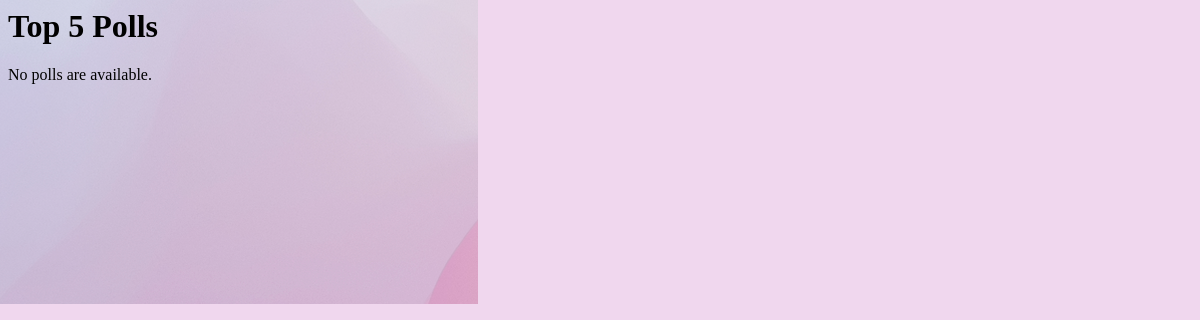
/polls/, run on an earlier commit of the app's database.
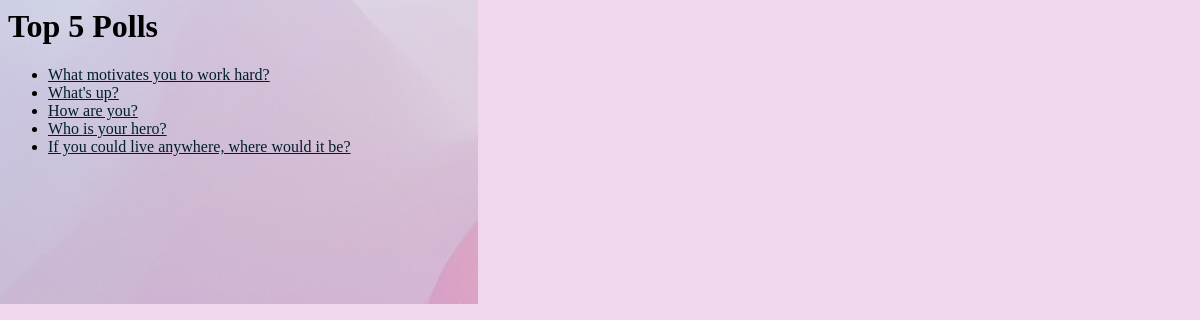
And on a later commit of the database.
### polls/models.py (models this page shows, shortened)
class Question(models.Model):
    question_text = models.CharField(max_length=200)
    pub_date = models.DateTimeField('date published')

### polls/views.py (the view)
# urls.py: path('', views.IndexView.as_view(), name='index'),
class IndexView(generic.ListView):
    template_name = 'polls/index.html'
    context_object_name = 'latest_question_list'
    def get_queryset(self):
        return Question.objects.filter(
            pub_date__lte=timezone.now()
        ).order_by('-pub_date')[:5]

### polls/templates/polls/index.html (shortened to what this page needs)
{% load static %}
<link rel="stylesheet" type="text/css" href="{% static 'polls/style.css' %}">
<!DOCTYPE html>
<html>
<head>
</head>
<body>
    <h1>Top 5 Polls</h1>
    {% if latest_question_list %}
        <ul>
        {% for question in latest_question_list %}
        <li><a href="{% url 'polls:detail' question.id %}">{{ question.question_text }}</a></li></li>
        {% endfor %}
        </ul>
    {% else %}
        <p>No polls are available.</p>
    {% endif %}
</body>

### polls/static/polls/style.css (style rules this page uses)
li a { color: rgb(0, 30, 44); }
body { background: rgb(240, 215, 238) url("images/background.gif") no-repeat; }

What changed in the data, as far as the page shows it:
added Question: question_text "What motivates you to work hard?"
added Question: question_text "What's up?"
added Question: question_text "How are you?"
added Question: question_text "Who is your hero?"
added Question: question_text "If you could live anywhere, where would it be?"
Also different on the page:
text no longer shown: "No polls are available."
